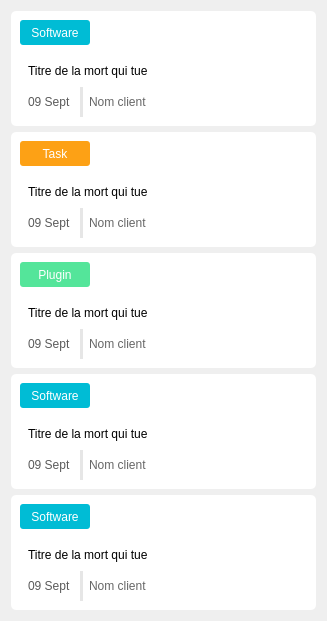
          <widget class="QWidget" name="scrollAreaWidgetContents_2">
           <property name="geometry">
            <rect>
             <x>0</x>
             <y>0</y>
             <width>327</width>
             <height>617</height>
            </rect>
           </property>
           <layout class="QVBoxLayout" name="verticalLayout_15">
            <item>
             <widget class="QFrame" name="fr_test_4">
              <property name="sizePolicy">
               <sizepolicy hsizetype="Expanding" vsizetype="Preferred">
                <horstretch>0</horstretch>
                <verstretch>0</verstretch>
               </sizepolicy>
              </property>
              <property name="minimumSize">
               <size>
                <width>0</width>
                <height>115</height>
               </size>
              </property>
              <property name="maximumSize">
               <size>
                <width>16777215</width>
                <height>115</height>
               </size>
              </property>
              <property name="styleSheet">
               <string notr="true">background-color: rgb(255, 255, 255);
border-radius:5px;</string>
              </property>
              <property name="frameShape">
               <enum>QFrame::StyledPanel</enum>
              </property>
              <property name="frameShadow">
               <enum>QFrame::Raised</enum>
              </property>
              <layout class="QVBoxLayout" name="verticalLayout_6">
               <item>
                <widget class="QLabel" name="la_tag_4">
                 <property name="minimumSize">
                  <size>
                   <width>70</width>
                   <height>25</height>
                  </size>
                 </property>
                 <property name="maximumSize">
                  <size>
                   <width>70</width>
                   <height>25</height>
                  </size>
                 </property>
                 <property name="styleSheet">
                  <string notr="true">background-color: rgb(0, 188, 213);
color:white;
border-radius:3px;padding:5px;</string>
                 </property>
                 <property name="text">
                  <string>Software</string>
                 </property>
                 <property name="alignment">
                  <set>Qt::AlignCenter</set>
                 </property>
                </widget>
               </item>
               <item>
                <widget class="QLabel" name="ex1_5">
                 <property name="minimumSize">
                  <size>
                   <width>0</width>
                   <height>40</height>
                  </size>
                 </property>
                 <property name="maximumSize">
                  <size>
                   <width>16777215</width>
                   <height>40</height>
                  </size>
                 </property>
                 <property name="styleSheet">
                  <string notr="true">background-color: rgb(255, 255, 255);
border-radius:5px;
padding:5px;</string>
                 </property>
                 <property name="text">
                  <string>Titre de la mort qui tue</string>
                 </property>
                </widget>
               </item>
               <item>
                <layout class="QHBoxLayout" name="horizontalLayout_5">
                 <item>
                  <widget class="QLabel" name="label_7">
                   <property name="styleSheet">
                    <string notr="true">color: rgb(90, 90, 90);padding-left:5px;</string>
                   </property>
                   <property name="text">
                    <string>09 Sept</string>
                   </property>
                  </widget>
                 </item>
                 <item>
                  <widget class="Line" name="line_5">
                   <property name="styleSheet">
                    <string notr="true">border:2px solid rgb(230,230,230);</string>
                   </property>
                   <property name="orientation">
                    <enum>Qt::Vertical</enum>
                   </property>
                  </widget>
                 </item>
                 <item>
                  <widget class="QLabel" name="label_8">
                   <property name="minimumSize">
                    <size>
                     <width>0</width>
                     <height>25</height>
                    </size>
                   </property>
                   <property name="maximumSize">
                    <size>
                     <width>16777215</width>
                     <height>25</height>
                    </size>
                   </property>
                   <property name="styleSheet">
                    <string notr="true">color: rgb(102, 102, 102);</string>
                   </property>
                   <property name="text">
                    <string>Nom client</string>
                   </property>
                  </widget>
                 </item>
                 <item>
                  <spacer name="horizontalSpacer_4">
                   <property name="orientation">
                    <enum>Qt::Horizontal</enum>
                   </property>
                   <property name="sizeHint" stdset="0">
                    <size>
                     <width>40</width>
                     <height>20</height>
                    </size>
                   </property>
                  </spacer>
                 </item>
                 <item>
                  <widget class="QPushButton" name="pushButton_4">
                   <property name="minimumSize">
                    <size>
                     <width>30</width>
                     <height>30</height>
                    </size>
                   </property>
                   <property name="maximumSize">
                    <size>
                     <width>30</width>
                     <height>30</height>
                    </size>
                   </property>
                   <property name="text">
                    <string/>
                   </property>
                   <property name="icon">
                    <iconset>
                     <normaloff>images/projectmanagement/detail.png</normaloff>images/projectmanagement/detail.png</iconset>
                   </property>
                  </widget>
                 </item>
                </layout>
               </item>
              </layout>
             </widget>
            </item>
            <item>
             <widget class="QFrame" name="fr_test_2">
              <property name="minimumSize">
               <size>
                <width>0</width>
                <height>115</height>
               </size>
              </property>
              <property name="maximumSize">
               <size>
                <width>16777215</width>
                <height>115</height>
               </size>
              </property>
              <property name="styleSheet">
               <string notr="true">background-color: rgb(255, 255, 255);
border-radius:5px;</string>
              </property>
              <property name="frameShape">
               <enum>QFrame::StyledPanel</enum>
              </property>
              <property name="frameShadow">
               <enum>QFrame::Raised</enum>
              </property>
              <layout class="QVBoxLayout" name="verticalLayout_4">
               <item>
                <widget class="QLabel" name="la_tag_2">
                 <property name="minimumSize">
                  <size>
                   <width>70</width>
                   <height>25</height>
                  </size>
                 </property>
                 <property name="maximumSize">
                  <size>
                   <width>70</width>
                   <height>25</height>
                  </size>
                 </property>
                 <property name="styleSheet">
                  <string notr="true">background-color: rgb(253, 161, 21);
color:white;
border-radius:3px;padding:5px;</string>
                 </property>
                 <property name="text">
                  <string>Task</string>
                 </property>
                 <property name="alignment">
                  <set>Qt::AlignCenter</set>
                 </property>
                </widget>
               </item>
               <item>
                <widget class="QLabel" name="ex1_3">
                 <property name="minimumSize">
                  <size>
                   <width>0</width>
                   <height>40</height>
                  </size>
                 </property>
                 <property name="maximumSize">
                  <size>
                   <width>16777215</width>
                   <height>40</height>
                  </size>
                 </property>
                 <property name="styleSheet">
                  <string notr="true">background-color: rgb(255, 255, 255);
border-radius:5px;
padding:5px;</string>
                 </property>
                 <property name="text">
                  <string>Titre de la mort qui tue</string>
                 </property>
                </widget>
               </item>
               <item>
                <layout class="QHBoxLayout" name="horizontalLayout_3">
                 <item>
                  <widget class="QLabel" name="label_3">
                   <property name="styleSheet">
                    <string notr="true">color: rgb(90, 90, 90);padding-left:5px;</string>
                   </property>
                   <property name="text">
                    <string>09 Sept</string>
                   </property>
                  </widget>
                 </item>
                 <item>
                  <widget class="Line" name="line_2">
                   <property name="styleSheet">
                    <string notr="true">border:2px solid rgb(230,230,230);</string>
                   </property>
                   <property name="orientation">
                    <enum>Qt::Vertical</enum>
                   </property>
                  </widget>
                 </item>
                 <item>
                  <widget class="QLabel" name="label_4">
                   <property name="minimumSize">
                    <size>
                     <width>0</width>
                     <height>25</height>
                    </size>
                   </property>
                   <property name="maximumSize">
                    <size>
                     <width>16777215</width>
                     <height>25</height>
                    </size>
                   </property>
                   <property name="styleSheet">
                    <string notr="true">color: rgb(102, 102, 102);</string>
                   </property>
                   <property name="text">
                    <string>Nom client</string>
                   </property>
                  </widget>
                 </item>
                 <item>
                  <spacer name="horizontalSpacer_2">
                   <property name="orientation">
                    <enum>Qt::Horizontal</enum>
                   </property>
                   <property name="sizeHint" stdset="0">
                    <size>
                     <width>40</width>
                     <height>20</height>
                    </size>
                   </property>
                  </spacer>
                 </item>
                 <item>
                  <widget class="QPushButton" name="pushButton_2">
                   <property name="minimumSize">
                    <size>
                     <width>30</width>
                     <height>30</height>
                    </size>
                   </property>
                   <property name="maximumSize">
                    <size>
                     <width>30</width>
                     <height>30</height>
                    </size>
                   </property>
                   <property name="text">
                    <string/>
                   </property>
                   <property name="icon">
                    <iconset>
                     <normaloff>images/projectmanagement/detail.png</normaloff>images/projectmanagement/detail.png</iconset>
                   </property>
                  </widget>
                 </item>
                </layout>
               </item>
              </layout>
             </widget>
            </item>
            <item>
             <widget class="QFrame" name="fr_test_3">
              <property name="minimumSize">
               <size>
                <width>0</width>
                <height>115</height>
               </size>
              </property>
              <property name="maximumSize">
               <size>
                <width>16777215</width>
                <height>115</height>
               </size>
              </property>
              <property name="styleSheet">
               <string notr="true">background-color: rgb(255, 255, 255);
border-radius:5px;</string>
              </property>
              <property name="frameShape">
               <enum>QFrame::StyledPanel</enum>
              </property>
              <property name="frameShadow">
               <enum>QFrame::Raised</enum>
              </property>
              <layout class="QVBoxLayout" name="verticalLayout_5">
               <item>
                <widget class="QLabel" name="la_tag_3">
                 <property name="minimumSize">
                  <size>
                   <width>70</width>
                   <height>25</height>
                  </size>
                 </property>
                 <property name="maximumSize">
                  <size>
                   <width>70</width>
                   <height>25</height>
                  </size>
                 </property>
                 <property name="styleSheet">
                  <string notr="true">background-color: rgb(84, 229, 154);
color:white;
border-radius:3px;
padding:5px;</string>
                 </property>
                 <property name="text">
                  <string>Plugin</string>
                 </property>
                 <property name="alignment">
                  <set>Qt::AlignCenter</set>
                 </property>
                </widget>
               </item>
               <item>
                <widget class="QLabel" name="ex1_4">
                 <property name="minimumSize">
                  <size>
                   <width>0</width>
                   <height>40</height>
                  </size>
                 </property>
                 <property name="maximumSize">
                  <size>
                   <width>16777215</width>
                   <height>40</height>
                  </size>
                 </property>
                 <property name="styleSheet">
                  <string notr="true">background-color: rgb(255, 255, 255);
border-radius:5px;
padding:5px;</string>
                 </property>
                 <property name="text">
                  <string>Titre de la mort qui tue</string>
                 </property>
                </widget>
               </item>
               <item>
                <layout class="QHBoxLayout" name="horizontalLayout_4">
                 <item>
                  <widget class="QLabel" name="label_5">
                   <property name="styleSheet">
                    <string notr="true">color: rgb(90, 90, 90);padding-left:5px;</string>
                   </property>
                   <property name="text">
                    <string>09 Sept</string>
                   </property>
                  </widget>
                 </item>
                 <item>
                  <widget class="Line" name="line_3">
                   <property name="styleSheet">
                    <string notr="true">border:2px solid rgb(230,230,230);</string>
                   </property>
                   <property name="orientation">
                    <enum>Qt::Vertical</enum>
                   </property>
                  </widget>
                 </item>
                 <item>
                  <widget class="QLabel" name="label_6">
                   <property name="minimumSize">
                    <size>
                     <width>0</width>
                     <height>25</height>
                    </size>
                   </property>
                   <property name="maximumSize">
                    <size>
                     <width>16777215</width>
                     <height>25</height>
                    </size>
                   </property>
                   <property name="styleSheet">
                    <string notr="true">color: rgb(102, 102, 102);</string>
                   </property>
                   <property name="text">
                    <string>Nom client</string>
                   </property>
                  </widget>
                 </item>
                 <item>
                  <spacer name="horizontalSpacer_3">
                   <property name="orientation">
                    <enum>Qt::Horizontal</enum>
                   </property>
                   <property name="sizeHint" stdset="0">
                    <size>
                     <width>40</width>
                     <height>20</height>
                    </size>
                   </property>
                  </spacer>
                 </item>
                 <item>
                  <widget class="QPushButton" name="pushButton_3">
                   <property name="minimumSize">
                    <size>
                     <width>30</width>
                     <height>30</height>
                    </size>
                   </property>
                   <property name="maximumSize">
                    <size>
                     <width>30</width>
                     <height>30</height>
                    </size>
                   </property>
                   <property name="text">
                    <string/>
                   </property>
                   <property name="icon">
                    <iconset>
                     <normaloff>images/projectmanagement/detail.png</normaloff>images/projectmanagement/detail.png</iconset>
                   </property>
                  </widget>
                 </item>
                </layout>
               </item>
              </layout>
             </widget>
            </item>
            <item>
             <widget class="QFrame" name="fr_test">
              <property name="minimumSize">
               <size>
                <width>0</width>
                <height>115</height>
               </size>
              </property>
              <property name="maximumSize">
               <size>
                <width>16777215</width>
                <height>115</height>
               </size>
              </property>
              <property name="styleSheet">
               <string notr="true">background-color: rgb(255, 255, 255);
border-radius:5px;</string>
              </property>
              <property name="frameShape">
               <enum>QFrame::StyledPanel</enum>
              </property>
              <property name="frameShadow">
               <enum>QFrame::Raised</enum>
              </property>
              <layout class="QVBoxLayout" name="verticalLayout_3">
               <item>
                <widget class="QLabel" name="la_tag">
                 <property name="minimumSize">
                  <size>
                   <width>70</width>
                   <height>25</height>
                  </size>
                 </property>
                 <property name="maximumSize">
                  <size>
                   <width>70</width>
                   <height>25</height>
                  </size>
                 </property>
                 <property name="styleSheet">
                  <string notr="true">background-color: rgb(0, 188, 213);
color:white;
border-radius:3px;padding:5px;
font: 11pt &quot;Calibri&quot;;</string>
                 </property>
                 <property name="text">
                  <string>Software</string>
                 </property>
                 <property name="alignment">
                  <set>Qt::AlignCenter</set>
                 </property>
                </widget>
               </item>
               <item>
                <widget class="QLabel" name="ex1">
                 <property name="minimumSize">
                  <size>
                   <width>0</width>
                   <height>40</height>
                  </size>
                 </property>
                 <property name="maximumSize">
                  <size>
                   <width>16777215</width>
                   <height>40</height>
                  </size>
                 </property>
                 <property name="styleSheet">
                  <string notr="true">background-color: rgb(255, 255, 255);
border-radius:5px;
padding:5px;</string>
                 </property>
                 <property name="text">
                  <string>Titre de la mort qui tue</string>
                 </property>
                </widget>
               </item>
               <item>
                <layout class="QHBoxLayout" name="horizontalLayout_2">
                 <item>
                  <widget class="QLabel" name="label">
                   <property name="styleSheet">
                    <string notr="true">color: rgb(90, 90, 90);padding-left:5px;</string>
                   </property>
                   <property name="text">
                    <string>09 Sept</string>
                   </property>
                  </widget>
                 </item>
                 <item>
                  <widget class="Line" name="line">
                   <property name="styleSheet">
                    <string notr="true">border:2px solid rgb(230,230,230);</string>
                   </property>
                   <property name="orientation">
                    <enum>Qt::Vertical</enum>
                   </property>
                  </widget>
                 </item>
                 <item>
                  <widget class="QLabel" name="label_2">
                   <property name="minimumSize">
                    <size>
                     <width>0</width>
                     <height>25</height>
                    </size>
                   </property>
                   <property name="maximumSize">
                    <size>
                     <width>16777215</width>
                     <height>25</height>
                    </size>
                   </property>
                   <property name="styleSheet">
                    <string notr="true">color: rgb(102, 102, 102);</string>
                   </property>
                   <property name="text">
                    <string>Nom client</string>
                   </property>
                  </widget>
                 </item>
                 <item>
                  <spacer name="horizontalSpacer">
                   <property name="orientation">
                    <enum>Qt::Horizontal</enum>
                   </property>
                   <property name="sizeHint" stdset="0">
                    <size>
                     <width>40</width>
                     <height>20</height>
                    </size>
                   </property>
                  </spacer>
                 </item>
                 <item>
                  <widget class="QPushButton" name="pushButton">
                   <property name="minimumSize">
                    <size>
                     <width>30</width>
                     <height>30</height>
                    </size>
                   </property>
                   <property name="maximumSize">
                    <size>
                     <width>30</width>
                     <height>30</height>
                    </size>
                   </property>
                   <property name="text">
                    <string/>
                   </property>
                   <property name="icon">
                    <iconset>
                     <normaloff>images/projectmanagement/detail.png</normaloff>images/projectmanagement/detail.png</iconset>
                   </property>
                  </widget>
                 </item>
                </layout>
               </item>
              </layout>
             </widget>
            </item>
            <item>
             <widget class="QFrame" name="fr_test_10">
              <property name="minimumSize">
               <size>
                <width>0</width>
                <height>115</height>
               </size>
              </property>
              <property name="maximumSize">
               <size>
                <width>16777215</width>
                <height>115</height>
               </size>
              </property>
              <property name="styleSheet">
               <string notr="true">background-color: rgb(255, 255, 255);
border-radius:5px;</string>
              </property>
              <property name="frameShape">
               <enum>QFrame::StyledPanel</enum>
              </property>
              <property name="frameShadow">
               <enum>QFrame::Raised</enum>
              </property>
              <layout class="QVBoxLayout" name="verticalLayout_17">
               <item>
                <widget class="QLabel" name="la_tag_12">
                 <property name="minimumSize">
                  <size>
                   <width>70</width>
                   <height>25</height>
                  </size>
                 </property>
                 <property name="maximumSize">
                  <size>
                   <width>70</width>
                   <height>25</height>
                  </size>
                 </property>
                 <property name="styleSheet">
                  <string notr="true">background-color: rgb(0, 188, 213);
color:white;
border-radius:3px;padding:5px;
font: 11pt &quot;Calibri&quot;;</string>
                 </property>
                 <property name="text">
                  <string>Software</string>
                 </property>
                 <property name="alignment">
                  <set>Qt::AlignCenter</set>
                 </property>
                </widget>
               </item>
               <item>
                <widget class="QLabel" name="ex1_12">
                 <property name="minimumSize">
                  <size>
                   <width>0</width>
                   <height>40</height>
                  </size>
                 </property>
                 <property name="maximumSize">
                  <size>
                   <width>16777215</width>
                   <height>40</height>
                  </size>
                 </property>
                 <property name="styleSheet">
                  <string notr="true">background-color: rgb(255, 255, 255);
border-radius:5px;
padding:5px;</string>
                 </property>
                 <property name="text">
                  <string>Titre de la mort qui tue</string>
                 </property>
                </widget>
               </item>
               <item>
                <layout class="QHBoxLayout" name="horizontalLayout_16">
                 <item>
                  <widget class="QLabel" name="label_29">
                   <property name="styleSheet">
                    <string notr="true">color: rgb(90, 90, 90);padding-left:5px;</string>
                   </property>
                   <property name="text">
                    <string>09 Sept</string>
                   </property>
                  </widget>
                 </item>
                 <item>
                  <widget class="Line" name="line_13">
                   <property name="styleSheet">
                    <string notr="true">border:2px solid rgb(230,230,230);</string>
                   </property>
                   <property name="orientation">
                    <enum>Qt::Vertical</enum>
                   </property>
                  </widget>
                 </item>
                 <item>
                  <widget class="QLabel" name="label_30">
                   <property name="minimumSize">
                    <size>
                     <width>0</width>
                     <height>25</height>
                    </size>
                   </property>
                   <property name="maximumSize">
                    <size>
                     <width>16777215</width>
                     <height>25</height>
                    </size>
                   </property>
                   <property name="styleSheet">
                    <string notr="true">color: rgb(102, 102, 102);</string>
                   </property>
                   <property name="text">
                    <string>Nom client</string>
                   </property>
                  </widget>
                 </item>
                 <item>
                  <spacer name="horizontalSpacer_10">
                   <property name="orientation">
                    <enum>Qt::Horizontal</enum>
                   </property>
                   <property name="sizeHint" stdset="0">
                    <size>
                     <width>40</width>
                     <height>20</height>
                    </size>
                   </property>
                  </spacer>
                 </item>
                 <item>
                  <widget class="QPushButton" name="pushButton_15">
                   <property name="minimumSize">
                    <size>
                     <width>30</width>
                     <height>30</height>
                    </size>
                   </property>
                   <property name="maximumSize">
                    <size>
                     <width>30</width>
                     <height>30</height>
                    </size>
                   </property>
                   <property name="text">
                    <string/>
                   </property>
                   <property name="icon">
                    <iconset>
                     <normaloff>images/projectmanagement/detail.png</normaloff>images/projectmanagement/detail.png</iconset>
                   </property>
                  </widget>
                 </item>
                </layout>
               </item>
              </layout>
             </widget>
            </item>
           </layout>
          </widget>
